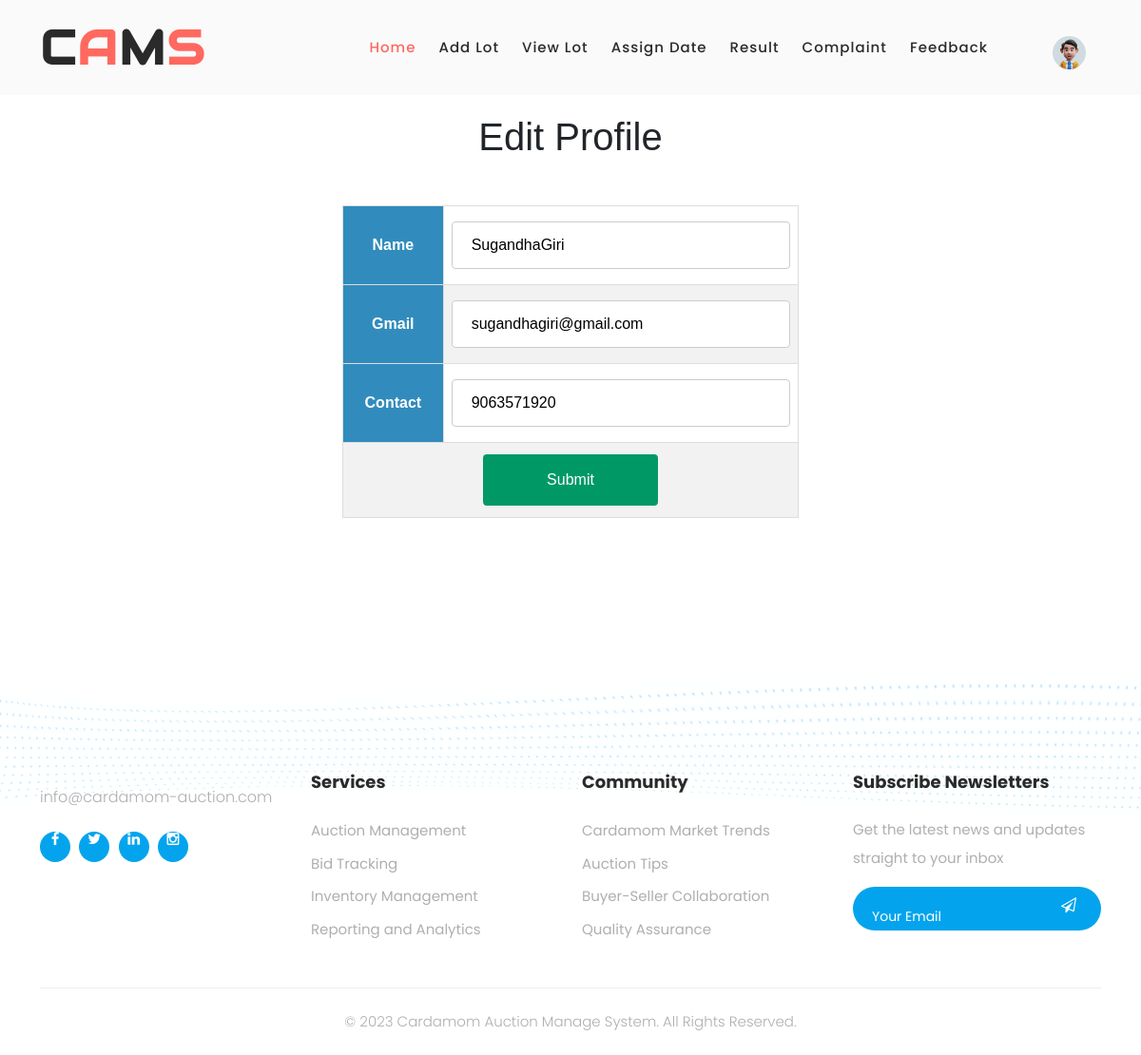
/PROJECT/Company/EditProfile.php (signed in), run on the app's committed database.
### tables this page shows
CREATE TABLE `tbl_company` (
  `company_id` int(11) NOT NULL,
  `company_name` varchar(50) NOT NULL,
  `company_contact` varchar(10) NOT NULL,
  `company_email` varchar(30) NOT NULL,
  `company_address` varchar(50) NOT NULL,
  `company_logo` varchar(150) NOT NULL,
  `company_proof` varchar(150) NOT NULL,
  `company_v_status` int(11) NOT NULL DEFAULT 0,
  `company_doj` date NOT NULL,
  `place_id` int(11) NOT NULL,
  `company_shortname` varchar(30) NOT NULL,
  `company_gst` varchar(20) NOT NULL,
  `company_licenseno` varchar(30) NOT NULL,
  `company_password` varchar(30) NOT NULL
);

### PROJECT/Company/EditProfile.php (the view, shortened to what this page needs)
<!DOCTYPE html PUBLIC "-//W3C//DTD XHTML 1.0 Transitional//EN" "http://www.w3.org/TR/xhtml1/DTD/xhtml1-transitional.dtd">
<html xmlns="http://www.w3.org/1999/xhtml">
<head>
</head>
<body>
<?php
include("Head.php");
?>
<h1 align="center">Edit Profile</h1><br/><br/>
<?php
include("../Assets/Connection/Connection.php");
$selQry="select * from tbl_company where company_id=".$_SESSION['cid'];
	$res=$conn->query($selQry);
	$data=$res->fetch_assoc();
?>
<form id="form1" name="form1" method="post" action="">
  <table width="200" border="1" align="center">
    <tr>
      <th>Name</th>
      <td><label for="txt_name2"></label>
      <input type="text" value="<?php echo $data['company_name']?>" name="txt_name" id="txt_name" /></td>
    </tr>
    <tr>
      <th>Gmail</th>
      <td><label for="txt_email"></label>
      <input type="text" value="<?php echo $data['company_email']?>" name="txt_email" id="txt_email" /></td>
    </tr>
    <tr>
      <th>Contact</th>
      <td><label for="txt_contact"></label>
      <input type="text" value="<?php echo $data['company_contact']?>" name="txt_contact" id="txt_contact" /></td>
    </tr>
    <tr>
      <td colspan="2" align="center"><input type="submit" name="btn_submit" id="btn_submit" value="Submit" /></td>
    </tr>
  </table>
</form>
<?php
include("Foot.php");
?>
</body>
</html>

### PROJECT/Assets/Template/User/Dashboard/css/templatemo-onix-digital.css (style rules this page uses)
html, body, div, span, applet, object, iframe, h1, h2, h3, h4, h5, h6, p, blockquote, div pre, a, abbr, acronym, address, big, cite, code, del, dfn, em, font, img, ins, kbd, q, s, samp, small, strike, strong, sub, sup, tt, var, b, u, i, center, dl, dt, dd, ol, ul, li, figure, header, nav, section, article, aside, footer, figcaption { margin: 0; padding: 0; border: 0; outline: 0; }
* { box-sizing: border-box; }
html, body { font-family: 'Poppins', sans-serif; font-weight: 400; background-color: #fff; -ms-text-size-adjust: 100%; -webkit-font-smoothing: antialiased; -moz-osx-font-smoothing: grayscale; }
h1, h2, h3, h4, h5, h6 { margin-top: 0px; margin-bottom: 0px; }
html, body { background: #fff; font-family: 'Poppins', sans-serif; }

### PROJECT/Assets/Template/form.css (style rules this page uses)
#tab form > table { width: 40%; }
#tab td, #tab th { border: 1px solid #ddd; padding: 8px; color: #c00; text-align: center; }
#tab tr:nth-child(even) { background-color: #f2f2f2; }
#tab th { padding-top: 12px; padding-bottom: 12px; text-align: center; background-color: #318cbd; color: white; }
input[type='text'], [type='password'], [type='email'], [type='date'], select { width: 100%; padding: 12px 20px; margin: 8px 0; display: inline-block; border: 1px solid #ccc; border-radius: 4px; box-sizing: border-box; }
input[type='submit'] { width: 40%; background-color: #096; color: white; padding: 15px; margin: 4px 0; border: none; border-radius: 4px; cursor: pointer; }

### data on the page
tbl_company: txt_name "SugandhaGiri", txt_email "sugandhagiri@gmail.com", txt_contact "9063571920"
